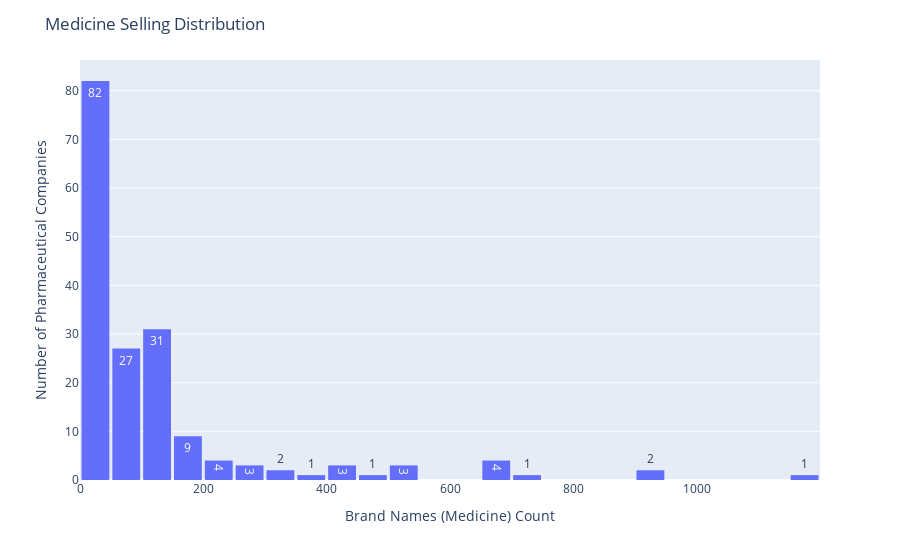

The cell this chart's notebook holds for it:
### Markdown cell above
## Medicine Selling Distribution

### Code cell
fig = px.histogram(df_manf, x="brand names count", text_auto=True)

fig.update_layout(
    title_text='Medicine Selling Distribution', # title of plot
    xaxis_title_text='Brand Names (Medicine) Count', # xaxis label
    yaxis_title_text='Number of Pharmaceutical Companies', # yaxis label
    bargap=0.05, # gap between bars of adjacent location coordinates
    bargroupgap=0.05 # gap between bars of the same location coordinates
)
fig.show()

### Figure 1 — Plotly figure (JSON) as saved in the notebook; plotly's stock layout.template omitted (floating-point values rounded to 4 significant figures; data arrays with more than 128 entries replaced by an {"elided": "..."} marker saying what was removed)
{"data": [{"alignmentgroup": "True", "bingroup": "x", "hovertemplate": "brand names count=%{x}<br>count=%{y}<extra></extra>", "legendgroup": "", "marker": {"color": "#636efa", "pattern": {"shape": ""}}, "name": "", "offsetgroup": "", "orientation": "v", "showlegend": false, "texttemplate": "%{value}", "type": "histogram", "x": {"elided": "240 float values"}, "xaxis": "x", "yaxis": "y"}], "layout": {"bargap": 0.05, "bargroupgap": 0.05, "barmode": "relative", "legend": {"tracegroupgap": 0}, "margin": {"t": 60}, "title": {"text": "Medicine Selling Distribution"}, "xaxis": {"anchor": "y", "domain": [0.0, 1.0], "title": {"text": "Brand Names (Medicine) Count"}}, "yaxis": {"anchor": "x", "domain": [0.0, 1.0], "title": {"text": "Number of Pharmaceutical Companies"}}}}
